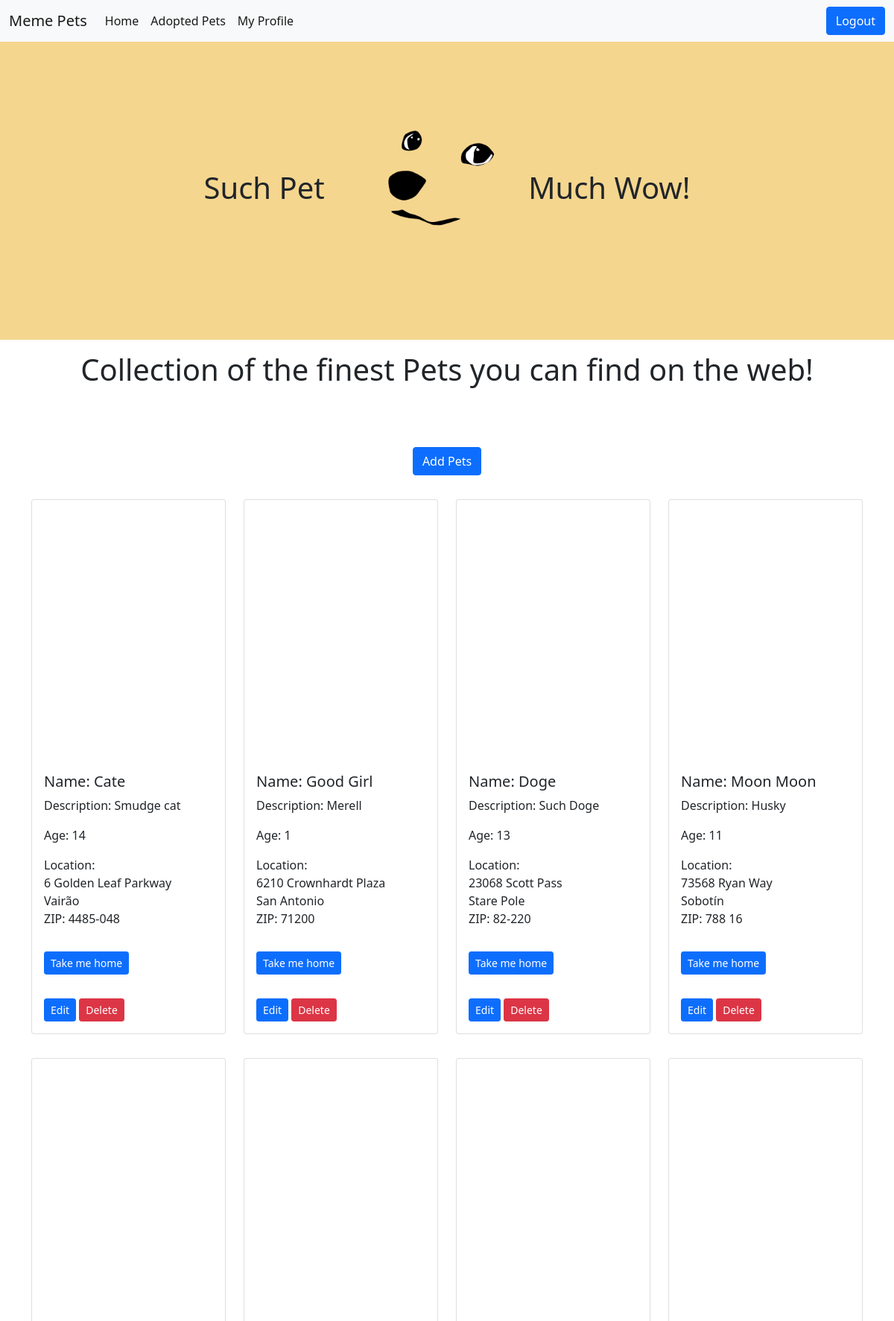
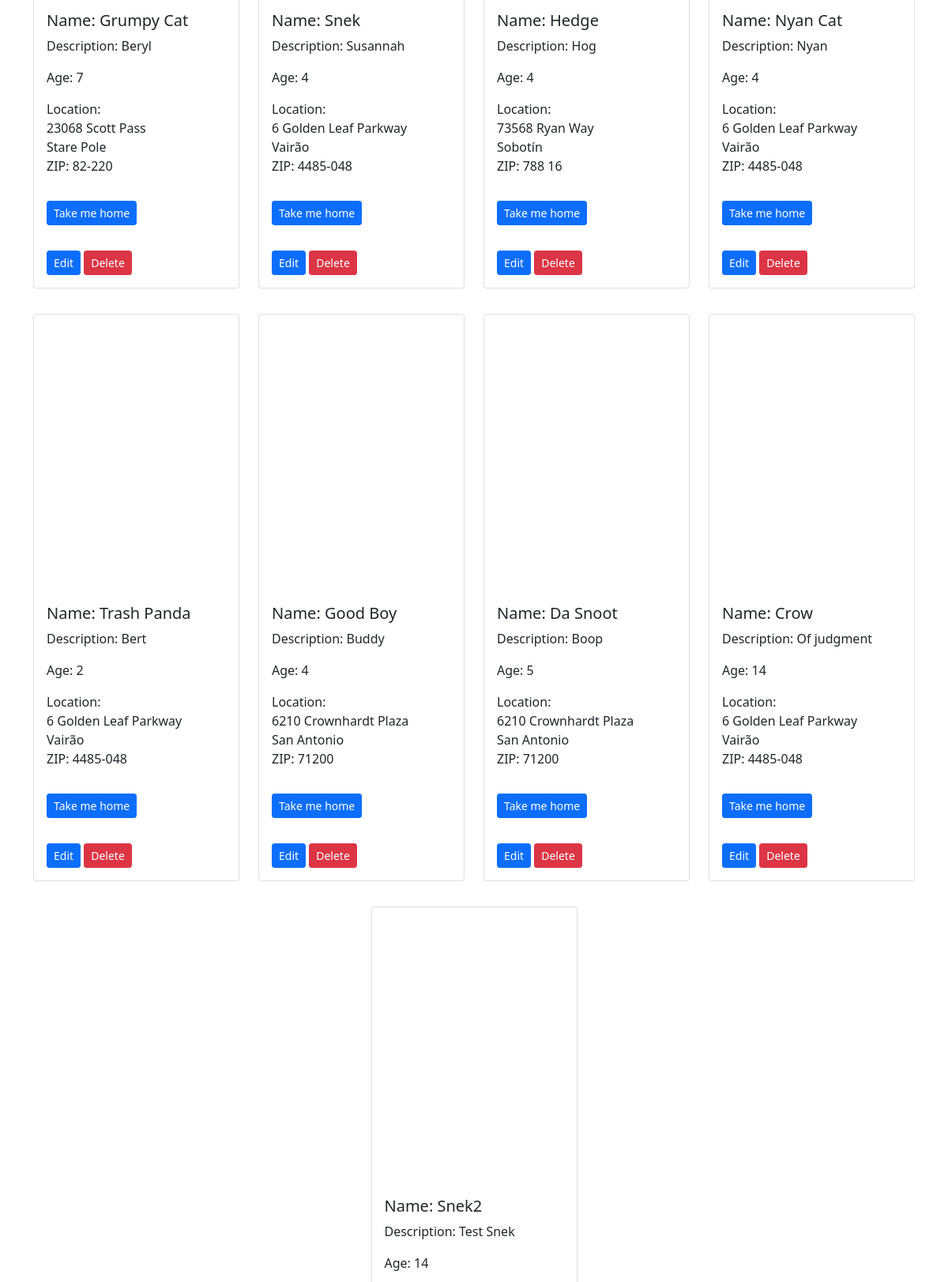
Screenshot of /home.php (signed in, upper part) with the database file from the repository (2 pictures, top to bottom).
### tables this page shows
CREATE TABLE `animals` (
  `animal_id` int(11) UNSIGNED NOT NULL,
  `location_id` int(11) UNSIGNED NOT NULL,
  `name` varchar(255) NOT NULL,
  `description` varchar(500) NOT NULL,
  `hobbies` varchar(255) NOT NULL,
  `age` varchar(10) NOT NULL,
  `picture` varchar(255) DEFAULT NULL,
  `status` enum('available','adopted') DEFAULT 'available',
  `type` enum('small','large') DEFAULT NULL
);

CREATE TABLE `location` (
  `location_id` int(11) UNSIGNED NOT NULL,
  `city` varchar(255) NOT NULL,
  `zip` varchar(255) NOT NULL,
  `address` varchar(255) NOT NULL
);

### components/functions.php (the view, shortened to what this page needs)
<?php
    function showPetAdmin($img, $name, $description, $age, $address, $city, $zip, $id)
        {
        return "<div class=\"col-6 col-md-4 col-lg-3 my-3\">
            <div class=\"card\">
                <div style='background-image: url(".$img."); background-repeat: no-repeat; background-size: contain; height: 350px; background-position: center;'>
                </div>
                <div class=\"card-body\">
                    <h5 class=\"card-title\">Name: ".$name."</h5>
                    <p class=\"card-text\">Description: ".$description."</p>
                    <p class=\"card-text\">Age: ".$age."</p>
                    <p class=\"card-text\">Location:<br>".$address."<br>".$city."<br>ZIP: ".$zip."</p>
                </div>
                <div class=\"card-body\">
                    <a href='adopt.php?id=".$id."' class='btn btn-primary btn-sm'>Take me home</a>
                </div>
                <div class=\"card-body\">
                    <a href='update.php?id=".$id."' class='btn btn-primary btn-sm'>Edit</a>
                    <a href='delete.php?id=".$id."' class='btn btn-danger btn-sm'>Delete</a>
                </div>
            </div>
        </div>";
        }
?>

### components/homemain.php
<?php
require_once 'actions/db_connect.php';
require_once 'functions.php';
$query = "SELECT * FROM animals LEFT JOIN location ON animals.location_id = location.location_id WHERE status = 'available'";
$result = mysqli_query($connect, $query);
for ($set = array(); $row = mysqli_fetch_assoc($result); $set[] = $row);
    if(mysqli_num_rows($result) > 0 && isset($_SESSION['adm'])) {
        echo
        '<div class="d-flex justify-content-center my-3">
            <a href= "create.php" class="btn btn-primary">Add Pets</a>
        </div>';
        foreach($set as $value){
            echo showPetAdmin($value['picture'], $value['name'], $value['description'], $value['age'], $value['address'], $value['city'], $value['zip'], $value['animal_id']);
            }
    } else if (mysqli_num_rows($result) > 0 && isset($_SESSION['user'])) {
        foreach($set as $value){
            echo showPet($value['picture'], $value['name'], $value['description'], $value['age'], $value['address'], $value['city'], $value['zip'], $value['animal_id']);
            }
    } else {
        echo "<div>No data to display</div>";
    }
?>

### rows the page displays
animals: name "Cate", description "Smudge cat", age "14", location.address "6 Golden Leaf Parkway", location.city "Vairão", location.zip "4485-048"
animals: name "Good Girl", description "Merell", age "1", location.address "6210 Crownhardt Plaza", location.city "San Antonio", location.zip "71200"
animals: name "Doge", description "Such Doge", age "13", location.address "23068 Scott Pass", location.city "Stare Pole", location.zip "82-220"
animals: name "Moon Moon", description "Husky", age "11", location.address "73568 Ryan Way", location.city "Sobotín", location.zip "788 16"
animals: name "Grumpy Cat", description "Beryl", age "7", location.address "23068 Scott Pass", location.city "Stare Pole", location.zip "82-220"
animals: name "Snek", description "Susannah", age "4", location.address "6 Golden Leaf Parkway", location.city "Vairão", location.zip "4485-048"
animals: name "Hedge", description "Hog", age "4", location.address "73568 Ryan Way", location.city "Sobotín", location.zip "788 16"
animals: name "Nyan Cat", description "Nyan", age "4", location.address "6 Golden Leaf Parkway", location.city "Vairão", location.zip "4485-048"
animals: name "Trash Panda", description "Bert", age "2", location.address "6 Golden Leaf Parkway", location.city "Vairão", location.zip "4485-048"
animals: name "Good Boy", description "Buddy", age "4", location.address "6210 Crownhardt Plaza", location.city "San Antonio", location.zip "71200"
animals: name "Da Snoot", description "Boop", age "5", location.address "6210 Crownhardt Plaza", location.city "San Antonio", location.zip "71200"
animals: name "Crow", description "Of judgment", age "14", location.address "6 Golden Leaf Parkway", location.city "Vairão", location.zip "4485-048"
animals: name "Snek2", description "Test Snek", age "14"
